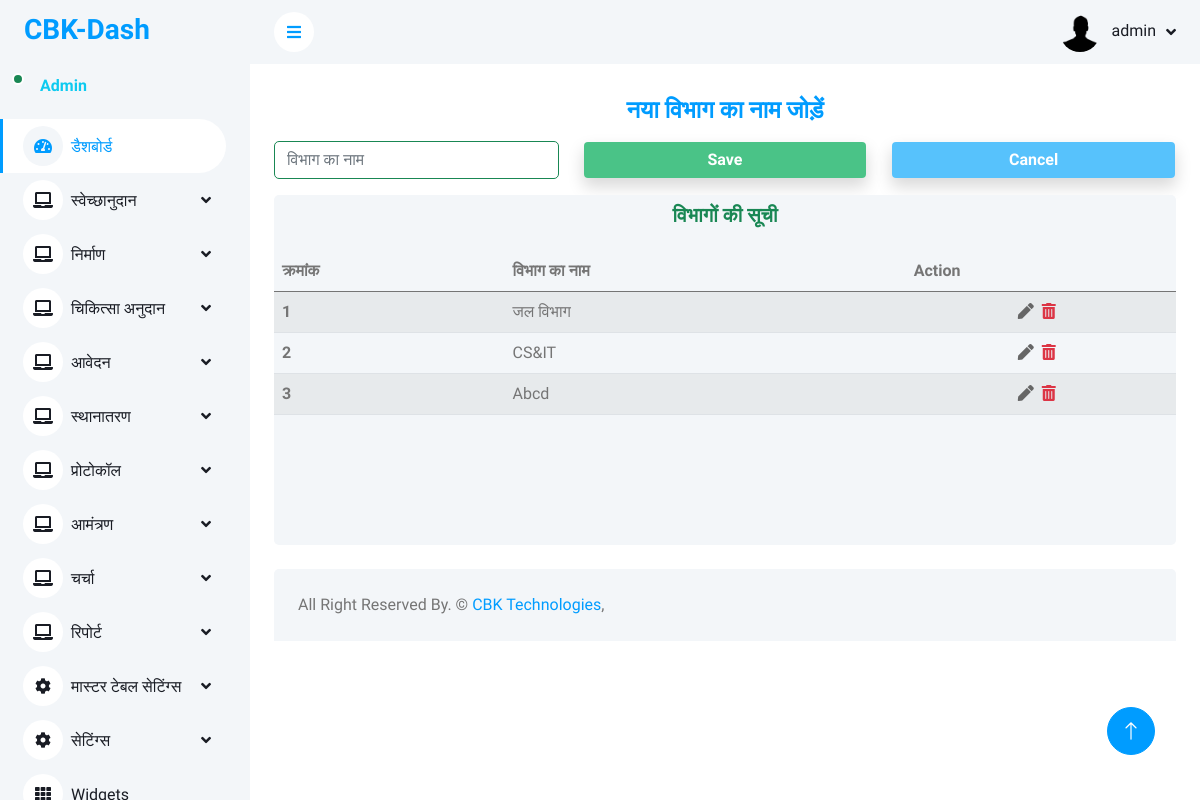
Page /master/vibhag_master.php (signed in) on the committed database.
### tables this page shows
CREATE TABLE `vibhag_master` (
  `vibhag_id` int(11) NOT NULL,
  `vibhag_name` varchar(200) NOT NULL
);

### master/vibhag_master.php (the view, shortened to what this page needs)
<?php include('../config/dbconnection.php') ?>
<?php
$tblname = "vibhag_master";
$tblkey = "vibhag_id";
?>
<?php include('../includes/header.php') ?>
<?php include('../includes/sidebar.php') ?>
<?php include('../includes/navbar.php') ?>
<div class="container-fluid pt-4 px-4">
    <form method="post" id="addForm">
        <div class="row text-center align-items-center">
            <h4 class="text-center fw-bolder text-primary mb-3">नया विभाग का नाम जोड़ें</h4>
            <div class="col-lg-4 text-center mb-3">
                <input type="text" name="vibhag_name" class="form-control border-success" placeholder="विभाग का नाम" required>
            </div>
            <div class="col-lg-4 text-center mb-3">
                <button name="submit_vibhag" class="form-control text-center text-white btn  text-center shadow" type="submit" style="background-color:#4ac387;"><b>Save</b></button>
            </div>
            <div class="col-lg-4 text-center mb-3">
                <button name="cancel_vibhag" class="form-control text-center text-white btn  text-center shadow" type="reset" style="background-color:#57c2fc;"><b>Cancel</b></button>
            </div>
        </div>
    </form>
    <div class="row">
        <div class="col-sm-12 col-lg-12">
            <div class="bg-light rounded table-h">
                <h5 class="mb-4 text-center mt-2 text-success fw-bolder">विभागों की सूची</h6>
                    <table class="table table-striped">
                        <thead class="head">
                            <tr>
                                <th scope="col">क्रमांक</th>
                                <th scope="col">विभाग का नाम</th>
                                <th scope="col">Action</th>
                            </tr>
                        </thead>
                        <tbody>
                            <?php
                            $i = 1;
                            $sql = "SELECT * FROM $tblname ORDER BY $tblkey DESC";
                            $fetch = mysqli_query($conn, $sql);
                            while ($row = mysqli_fetch_array($fetch)) {
                            ?>
                                <tr>
                                    <th scope="row"><?= $i++ ?></th>
                                    <td><?= $row['vibhag_name'] ?></td>
                                    <td class="d-flex justify-content-center flex-row action">
                                        <a href="#" id="switch_edit" class="edit-btn" data-id="<?= $row[$tblkey]; ?>" data-name="<?= htmlspecialchars($row['vibhag_name']); ?>"><i class="fas fa-pen me-2" title="Edit"></i></a>
                                        <a class="text-danger " href="#" onclick="confirmDelete(<?= $row[$tblkey]; ?>, '<?= $tblname; ?>' ,'<?= $tblkey ?>')"><i class="fas fa-trash-alt me-2" title="Delete"></i></a>
                                    </td>
                                </tr>
                            <?php } ?>
                        </tbody>
                    </table>
            </div>
        </div>
    </div>
</div>
<?php include('../includes/footer.php'); ?>

### css/style.css (style rules this page uses)
:root { --primary: #009CFF; --light: #F3F6F9; --dark: #191C24; }
.btn { transition: .5s; }
.table-h { overflow-y: scroll; max-height:500px; height:350px }
.action { display:flex; justify-content: center; align-items: center; }
.action a { text-decoration: none; color: #666; transition: color 0.2s ease; }

### rows in the picture
vibhag_master: vibhag_name "जल विभाग"
vibhag_master: vibhag_name "CS&IT"
vibhag_master: vibhag_name "Abcd"

### other values in the picture
$username "admin"
